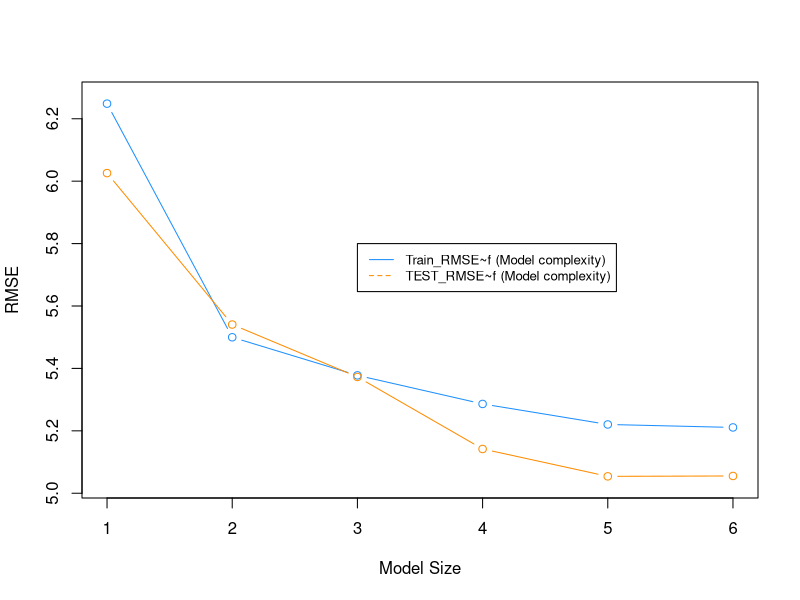
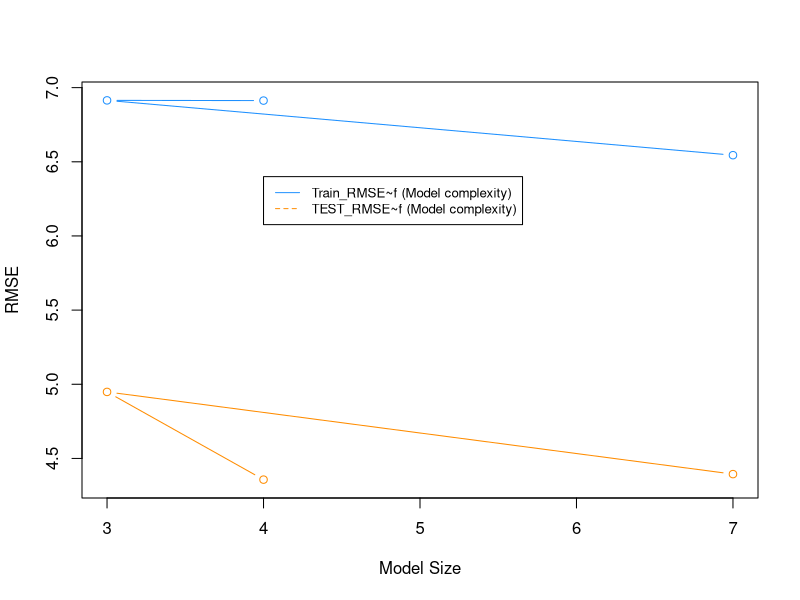

Source code (R) for these figures, in order:
## ---- chunk 1
library(MASS)
?Boston
library(ggplot2)
## ---- chunk 2
#3th degree polynomial
lm.fit3=lm(medv ~ poly(lstat, degree=3), data=Boston)
summary(lm.fit3)
#For the 3th degree polynomial we reject the null hypothesis that H0: beta_j=0 for j=1,2,3 because all pvalues are less than 5%

#4th degree polynomial
lm.fit4=lm(medv ~ poly(lstat, degree=4), data=Boston)
summary(lm.fit4)
#For the 4th degree polynomial we reject the null hypothesis that H0: beta_j=0 for j=1,2,3,4 because all pvalues are less than 5%

#6th degree polynomial
lm.fit6=lm(medv ~ poly(lstat, degree=6),data=Boston)
summary(lm.fit6)
#For the 6th degree polynomial we reject the H0: that beta_j=0 for j=1,2,3,4,5 because all pvalues are less than 5%. We fail to reject j=6 because the pvalue is 0.212313 which is greater than .05.
## ---- chunk 3
set.seed(9)
num_obs = nrow(Boston) #get the number of rows
train_index = sample(num_obs, size = trunc(0.80 * num_obs)) #get 80% random rows
train_data = Boston[train_index, ] #train data 
test_data = Boston[-train_index, ] #test data: all except every thing in the train data

#Root mean square error function
rmse = function(actual, predicted) {
  sqrt(mean((actual - predicted) ^ 2))
}
#Define the model complexity
get_complexity = function(model) {
  length(coef(model)) - 1 #return the number of variables (predictors)
}
#Get the RMSE for a model
get_rmse = function(model, data, response) {
  rmse(actual = data[, response],
       predicted = predict(model, data))
}
lm.fit1=lm(medv~lstat, data=train_data)
lm.fit2=lm(medv~lstat+I(lstat^2), data=train_data)
lm.fit3=lm(medv~lstat+I(lstat^2)+I(lstat^3), data=train_data)
lm.fit4=lm(medv~lstat+I(lstat^2)+I(lstat^3)+I(lstat^4), data=train_data)
lm.fit5=lm(medv~lstat+I(lstat^2)+I(lstat^3)+I(lstat^4)+I(lstat^5), data=train_data)
lm.fit6=lm(medv~lstat+I(lstat^2)+I(lstat^3)+I(lstat^4)+I(lstat^5)+I(lstat^6), data=train_data)
model_list = list(lm.fit1, lm.fit2, lm.fit3, lm.fit4, lm.fit5, lm.fit6)

#get the train error from the list of models 
train_rmse = sapply(model_list, get_rmse, data = train_data, response = "medv") 

#get the test error from the list of models 
test_rmse = sapply(model_list, get_rmse, data = test_data, response = "medv")

#get the model complexity
model_complexity = sapply(model_list, get_complexity)

#Find the R^2 values for all models
R.Square=c(summary(lm.fit1)$r.squared,
           summary(lm.fit2)$r.squared,
           summary(lm.fit3)$r.squared,
           summary(lm.fit4)$r.squared,
           summary(lm.fit5)$r.squared,
           summary(lm.fit6)$r.squared)
## ---- chunk 4
#Create a data frame to list models, train error, test error, R^2 value, number of variables
data.frame(Model=c("fit_1", "fit_2", "fit_3", "fit_4", "fit_5","fit_6"),
           Train_RMSE=train_rmse,
           Test_RMSE=test_rmse,
           R_squared=R.Square,
           Number_predictors=model_complexity
            )


#Plot train rmse as a function of model complexity 
plot(model_complexity, train_rmse, type = "b",
     ylim = c(min(c(train_rmse, test_rmse)) - 0.02,
              max(c(train_rmse, test_rmse)) + 0.02),
     col = "dodgerblue",
     xlab = "Model Size",
     ylab = "RMSE")

#add test rmse as a function of model complexity into the previous graph

lines(model_complexity, test_rmse, type = "b", col = "darkorange")

#add legend into the graph
legend(3, 5.8, 
       legend=c("Train_RMSE~f (Model complexity)", "TEST_RMSE~f (Model complexity)"),
       col=c("dodgerblue", "darkorange"),
       lty=1:2, cex=0.8)
#fit_5 has the smallest test error and therefore the best model.
## ---- chunk 5
mod1=lm(crim~zn+indus+chas+nox+rm+age+dis+rad+tax+ptratio+black+lstat+medv, data=Boston)
summary(mod1)
#For the linear regression we reject the H0:βi=0 for zn,dis,rad, black and medv because the pvalue is less than .05. We fail to reject the null hypothesis for indus, chas,nox,rm,age,tax,ptratio and lstat because the pvalue is greater than .05.
## ---- chunk 6
set.seed(2000)
num_obs = nrow(Boston) #get the number of rows
train_index = sample(num_obs, size = trunc(0.80 * num_obs)) #get 80% random rows
train_data = Boston[train_index, ] #train data 
test_data = Boston[-train_index, ] #test data: all except every thing in the train data

#Root mean square error function
rmse = function(actual, predicted) {
  sqrt(mean((actual - predicted) ^ 2))
}
#Define the model complexity
get_complexity = function(model) {
  length(coef(model)) - 1 #return the number of variables (predictors)
}
#Get the RMSE for a model
get_rmse = function(model, data, response) {
  rmse(actual = data[, response],
       predicted = predict(model, data))
}
mod1=lm(crim~rad+dis+zn+medv, data=train_data)
mod2=lm(crim~medv+I(medv^2)+I(medv^3), data=train_data)
mod3=lm(crim~medv*dis*tax, data=train_data)
model_list = list(mod1, mod2, mod3)


#get the train error from the list of models 
train_rmse = sapply(model_list, get_rmse, data = train_data, response = "crim") 

#get the test error from the list of models 
test_rmse = sapply(model_list, get_rmse, data = test_data, response = "crim")

#get the model complexity
model_complexity = sapply(model_list, get_complexity)

#Find the R^2 values for all models
R.Square=c(summary(mod1)$r.squared,
           summary(mod2)$r.squared,
           summary(mod3)$r.squared)
## ---- chunk 7
data.frame(Model=c("mod1", "mod2", "mod3"),
          Train_RMSE=train_rmse,
           Test_RMSE=test_rmse,
           R_squared=R.Square,
           Number_predictors=model_complexity
            )


#Plot train rmse as a function of model complexity 
plot(model_complexity, train_rmse, type = "b",
     ylim = c(min(c(train_rmse, test_rmse)) - 0.02,
              max(c(train_rmse, test_rmse)) + 0.02),
     col = "dodgerblue",
     xlab = "Model Size",
     ylab = "RMSE")

#add test rmse as a function of model complexity into the previous graph

lines(model_complexity, test_rmse, type = "b", col = "darkorange")

#add legend into the graph
legend(4, 6.4, 
       legend=c("Train_RMSE~f (Model complexity)", "TEST_RMSE~f (Model complexity)"),
       col=c("dodgerblue", "darkorange"),
       lty=1:2, cex=0.8)
#mod1 has lowest test error and therefore the best model.
